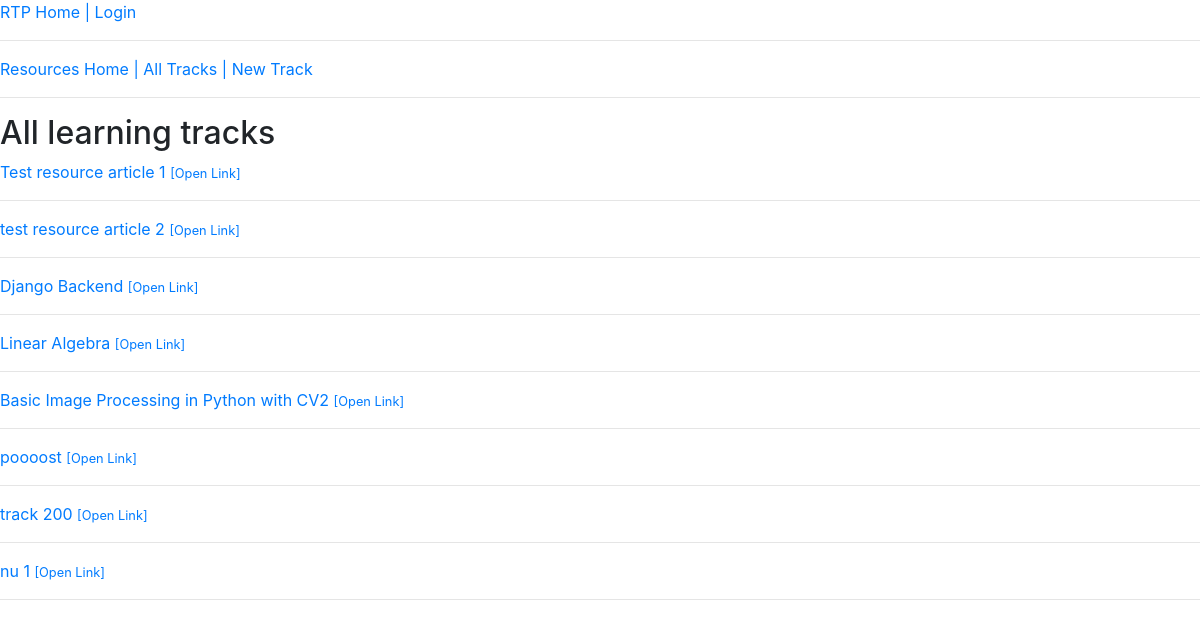
The page /resources/all/ on the database its author committed.
### resources/models.py (models this page shows, shortened)
class LearningResource(models.Model):
    title = models.CharField(max_length=100)
    notion_link = models.URLField()
    user = models.ForeignKey(User, on_delete=models.CASCADE, null=True)

### resources/views.py (the view)
# urls.py: path('all/', LearningResourceListView.as_view(), name='all_learning_resources'),
class LearningResourceListView(ListView):
    model = LearningResource
    template_name = 'resources/learning_resources_list.html'
    context_object_name = 'learning_resources'

### resources/templates/resources/learning_resources_list.html
{% extends "resources/base.html" %}
{% block content %}
{% if learning_resources %}
    {% if user_resources %}
    <h2>{{ request.user }}'s learning tracks</h2>
    {% else %}
    <h2>All learning tracks</h2>
    {% endif %}
    {% for resource in learning_resources %}
    <a href="{% url 'resources:resource_detail' resource.pk %}">{{ resource.title }}</a>
    <small><a href="{{ resource.notion_link }}" target="_blank">[Open Link]</a></small>
    <br>
    <hr>
    {% endfor %}
{% else %}
    <p>No Learning Tracks</p>
{% endif %}
{% endblock content %}

### sitecore/templates/sitecore/base.html (style rules this page uses)
body { font-family: sans-serif; }

### rows shown on the page
LearningResource: title "Test resource article 1"
LearningResource: title "test resource article 2"
LearningResource: title "Django Backend"
LearningResource: title "Linear Algebra"
LearningResource: title "Basic Image Processing in Python with CV2"
LearningResource: title "poooost"
LearningResource: title "track 200"
LearningResource: title "nu 1"
